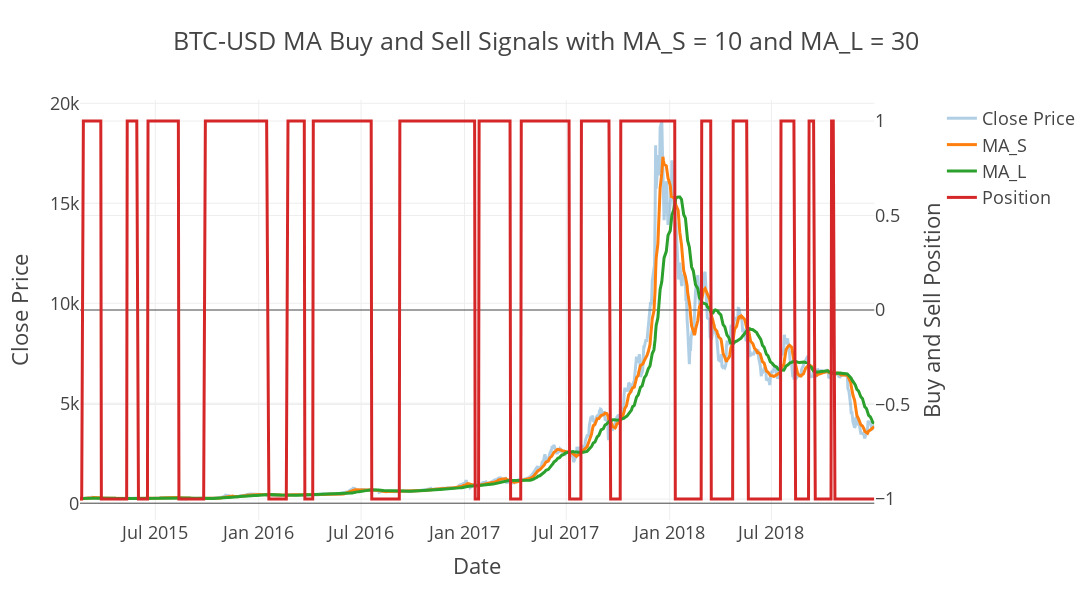

Notebook cell for this chart:
### Code cell
tester.plot_buys_and_sells()

### Figure 1 — Plotly figure (JSON) as saved in the notebook; plotly's stock layout.template omitted (floating-point values rounded to 4 significant figures; data arrays with more than 128 entries replaced by an {"elided": "..."} marker saying what was removed)
{"data": [{"name": "Close Price", "opacity": 0.35, "type": "scatter", "x": {"elided": "976 str values"}, "xaxis": "x", "y": {"elided": "976 float values"}, "yaxis": "y"}, {"name": "MA_S", "type": "scatter", "x": {"elided": "976 str values"}, "xaxis": "x", "y": {"elided": "976 float values"}, "yaxis": "y"}, {"name": "MA_L", "type": "scatter", "x": {"elided": "976 str values"}, "xaxis": "x", "y": {"elided": "976 float values"}, "yaxis": "y"}, {"name": "Position", "type": "scatter", "x": {"elided": "976 str values"}, "xaxis": "x", "y": {"elided": "976 int values"}, "yaxis": "y2"}], "layout": {"height": 600, "title": {"text": "BTC-USD MA Buy and Sell Signals with MA_S = 10 and MA_L = 30"}, "width": 1400, "xaxis": {"anchor": "y", "domain": [0, 0.94], "title": {"text": "Date"}}, "yaxis": {"anchor": "x", "domain": [0, 1], "title": {"text": "Close Price"}}, "yaxis2": {"anchor": "x", "overlaying": "y", "side": "right", "title": {"text": "Buy and Sell Position"}}}}
